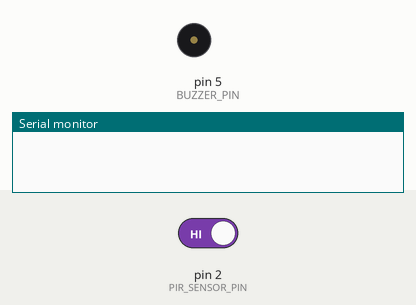
This sketch was run on a simulated Arduino Uno, built with avr-gcc and run on an emulated ATmega328P. On the bench: buzzer (waves = sounding, pin HIGH), the last lines printed to the serial monitor. Inputs (shaded band) come from the test bench; at power-on: pin 2 (PIR_SENSOR_PIN) HIGH.

Above: at 1.2 s.
1.3 s: pin 2 (PIR_SENSOR_PIN) driven LOW
At 1.6 s:
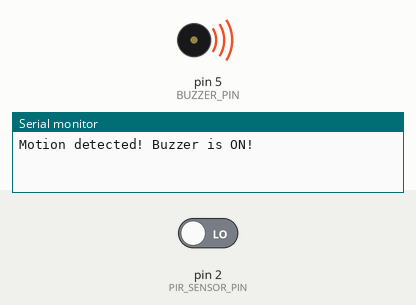
2.8 s: pin 2 (PIR_SENSOR_PIN) driven HIGH
At 3.9 s:
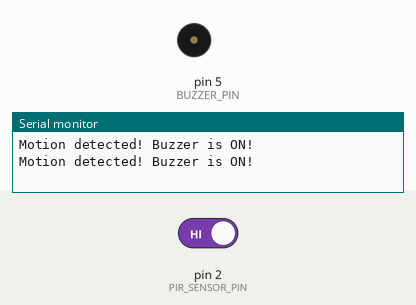
Timing chart, 0 to 5.8 s (numbered marks = the images above; inputs shaded):
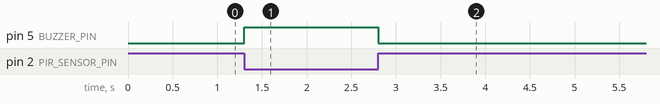

Measured:
- after the input at 1.3 s, pin 5 (BUZZER_PIN): LOW → HIGH at once
- after the input at 2.8 s, pin 5 (BUZZER_PIN): HIGH → LOW at once

The sketch:

Task1.2P.ino
```cpp
// Define pin numbers for the PIR sensor and the buzzer
const uint8_t PIR_SENSOR_PIN = 2;
const uint8_t BUZZER_PIN = 5;

// Variable to store the current buzzer state
volatile uint8_t buzzerState = LOW;

// Interrupt Service Routine for PIR sensor detection
void motionDetectedISR()
{
  buzzerState = !buzzerState;
  digitalWrite(BUZZER_PIN, buzzerState);
  Serial.println("Motion detected! Buzzer is ON!");
}

void setup()
{
  // Set the PIR sensor pin as input
  pinMode(PIR_SENSOR_PIN, INPUT_PULLUP);
  // Set the buzzer pin as output
  pinMode(BUZZER_PIN, OUTPUT);
  // Initialize serial communication at 9600 baud rate
  Serial.begin(9600);

  // Configure interrupt on change edge ((motion detected or no motion)
  attachInterrupt(digitalPinToInterrupt(PIR_SENSOR_PIN), motionDetectedISR, CHANGE);
}

void loop()
{
  delay(1000);
  // Empty loop, ISR handles buzzer control and serial output
}
```
